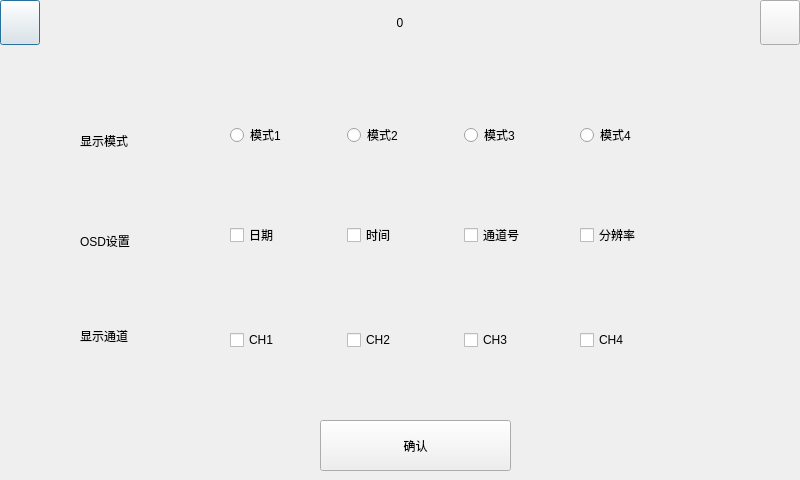
<?xml version="1.0" encoding="UTF-8"?>
<ui version="4.0">
 <class>CamaraView</class>
 <widget class="QDialog" name="CamaraView">
  <property name="geometry">
   <rect>
    <x>0</x>
    <y>0</y>
    <width>800</width>
    <height>480</height>
   </rect>
  </property>
  <property name="windowTitle">
   <string>Dialog</string>
  </property>
  <widget class="QWidget" name="widgetTop" native="true">
   <property name="geometry">
    <rect>
     <x>0</x>
     <y>0</y>
     <width>800</width>
     <height>45</height>
    </rect>
   </property>
   <property name="sizePolicy">
    <sizepolicy hsizetype="Preferred" vsizetype="Preferred">
     <horstretch>0</horstretch>
     <verstretch>0</verstretch>
    </sizepolicy>
   </property>
   <property name="maximumSize">
    <size>
     <width>16777215</width>
     <height>45</height>
    </size>
   </property>
   <layout class="QHBoxLayout" name="horizontalLayout">
    <property name="leftMargin">
     <number>0</number>
    </property>
    <property name="topMargin">
     <number>0</number>
    </property>
    <property name="rightMargin">
     <number>0</number>
    </property>
    <property name="bottomMargin">
     <number>0</number>
    </property>
    <item>
     <widget class="QPushButton" name="btnReturn">
      <property name="sizePolicy">
       <sizepolicy hsizetype="Minimum" vsizetype="Expanding">
        <horstretch>0</horstretch>
        <verstretch>0</verstretch>
       </sizepolicy>
      </property>
      <property name="text">
       <string/>
      </property>
     </widget>
    </item>
    <item>
     <widget class="QLabel" name="labTitle">
      <property name="sizePolicy">
       <sizepolicy hsizetype="Expanding" vsizetype="Preferred">
        <horstretch>0</horstretch>
        <verstretch>0</verstretch>
       </sizepolicy>
      </property>
      <property name="text">
       <string>0</string>
      </property>
      <property name="alignment">
       <set>Qt::AlignCenter</set>
      </property>
     </widget>
    </item>
    <item>
     <widget class="QPushButton" name="btnMsg">
      <property name="sizePolicy">
       <sizepolicy hsizetype="Minimum" vsizetype="Expanding">
        <horstretch>0</horstretch>
        <verstretch>0</verstretch>
       </sizepolicy>
      </property>
      <property name="text">
       <string/>
      </property>
     </widget>
    </item>
   </layout>
  </widget>
  <widget class="QWidget" name="horizontalLayoutWidget">
   <property name="geometry">
    <rect>
     <x>230</x>
     <y>110</y>
     <width>461</width>
     <height>51</height>
    </rect>
   </property>
   <layout class="QHBoxLayout" name="horizontalLayout_2">
    <item>
     <widget class="QRadioButton" name="display_mode_1">
      <property name="text">
       <string>模式1</string>
      </property>
     </widget>
    </item>
    <item>
     <widget class="QRadioButton" name="display_mode_2">
      <property name="text">
       <string>模式2</string>
      </property>
     </widget>
    </item>
    <item>
     <widget class="QRadioButton" name="display_mode_3">
      <property name="text">
       <string>模式3</string>
      </property>
     </widget>
    </item>
    <item>
     <widget class="QRadioButton" name="display_mode_4">
      <property name="text">
       <string>模式4</string>
      </property>
     </widget>
    </item>
   </layout>
  </widget>
  <widget class="QPushButton" name="send_button">
   <property name="geometry">
    <rect>
     <x>320</x>
     <y>420</y>
     <width>191</width>
     <height>51</height>
    </rect>
   </property>
   <property name="text">
    <string>确认</string>
   </property>
  </widget>
  <widget class="QLabel" name="display_mode">
   <property name="geometry">
    <rect>
     <x>80</x>
     <y>120</y>
     <width>131</width>
     <height>41</height>
    </rect>
   </property>
   <property name="text">
    <string>显示模式</string>
   </property>
  </widget>
  <widget class="QWidget" name="horizontalLayoutWidget_4">
   <property name="geometry">
    <rect>
     <x>230</x>
     <y>210</y>
     <width>461</width>
     <height>51</height>
    </rect>
   </property>
   <layout class="QHBoxLayout" name="horizontalLayout_8">
    <item>
     <widget class="QCheckBox" name="osd_add_date">
      <property name="text">
       <string>日期</string>
      </property>
     </widget>
    </item>
    <item>
     <widget class="QCheckBox" name="osd_add_timer">
      <property name="text">
       <string>时间</string>
      </property>
     </widget>
    </item>
    <item>
     <widget class="QCheckBox" name="osd_add_ch">
      <property name="text">
       <string>通道号</string>
      </property>
     </widget>
    </item>
    <item>
     <widget class="QCheckBox" name="osd_add_resolution">
      <property name="text">
       <string>分辨率</string>
      </property>
      <property name="iconSize">
       <size>
        <width>29</width>
        <height>30</height>
       </size>
      </property>
     </widget>
    </item>
   </layout>
  </widget>
  <widget class="QLabel" name="osd_add_set">
   <property name="geometry">
    <rect>
     <x>80</x>
     <y>220</y>
     <width>131</width>
     <height>41</height>
    </rect>
   </property>
   <property name="text">
    <string>OSD设置</string>
   </property>
  </widget>
  <widget class="QWidget" name="horizontalLayoutWidget_2">
   <property name="geometry">
    <rect>
     <x>230</x>
     <y>315</y>
     <width>461</width>
     <height>51</height>
    </rect>
   </property>
   <layout class="QHBoxLayout" name="horizontalLayout_4">
    <item>
     <widget class="QCheckBox" name="display_ch_1">
      <property name="text">
       <string>CH1</string>
      </property>
     </widget>
    </item>
    <item>
     <widget class="QCheckBox" name="display_ch_2">
      <property name="text">
       <string>CH2</string>
      </property>
     </widget>
    </item>
    <item>
     <widget class="QCheckBox" name="display_ch_3">
      <property name="text">
       <string>CH3</string>
      </property>
     </widget>
    </item>
    <item>
     <widget class="QCheckBox" name="display_ch_4">
      <property name="text">
       <string>CH4</string>
      </property>
      <property name="iconSize">
       <size>
        <width>29</width>
        <height>30</height>
       </size>
      </property>
     </widget>
    </item>
   </layout>
  </widget>
  <widget class="QLabel" name="display_channel">
   <property name="geometry">
    <rect>
     <x>80</x>
     <y>320</y>
     <width>131</width>
     <height>31</height>
    </rect>
   </property>
   <property name="text">
    <string>显示通道</string>
   </property>
  </widget>
 </widget>
 <resources/>
 <connections/>
</ui>
